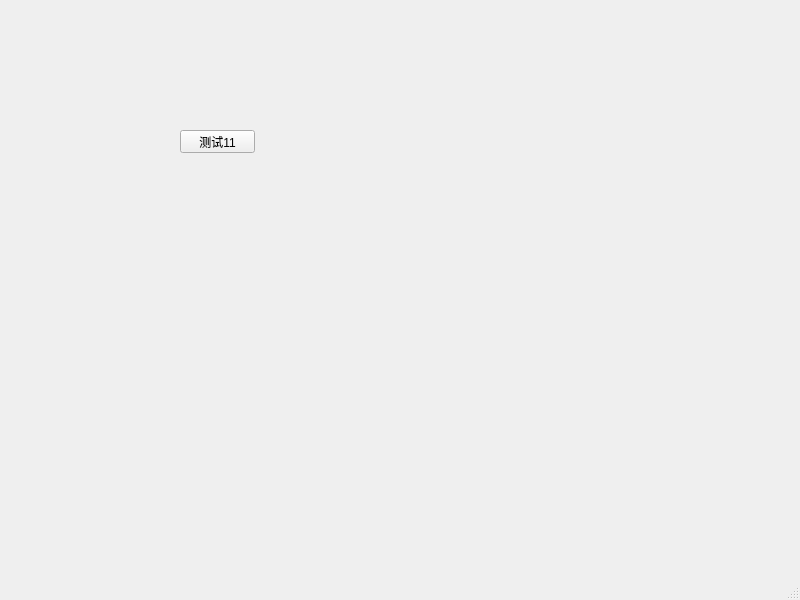
<?xml version="1.0" encoding="UTF-8"?>
<ui version="4.0">
 <class>MainWindow</class>
 <widget class="QMainWindow" name="MainWindow">
  <property name="geometry">
   <rect>
    <x>0</x>
    <y>0</y>
    <width>800</width>
    <height>600</height>
   </rect>
  </property>
  <property name="windowTitle">
   <string>MainWindow</string>
  </property>
  <widget class="QWidget" name="centralwidget">
   <widget class="QPushButton" name="pushButton">
    <property name="geometry">
     <rect>
      <x>180</x>
      <y>130</y>
      <width>75</width>
      <height>23</height>
     </rect>
    </property>
    <property name="text">
     <string>测试11</string>
    </property>
   </widget>
  </widget>
  <widget class="QMenuBar" name="menubar">
   <property name="geometry">
    <rect>
     <x>0</x>
     <y>0</y>
     <width>800</width>
     <height>23</height>
    </rect>
   </property>
  </widget>
  <widget class="QStatusBar" name="statusbar"/>
 </widget>
 <resources/>
 <connections/>
</ui>
